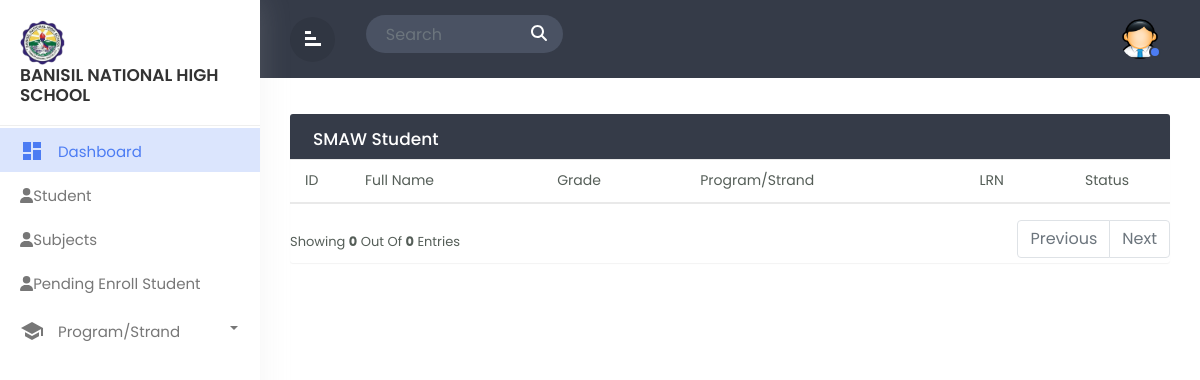
/admin_SMAW.php, run on an earlier commit of the app's database.
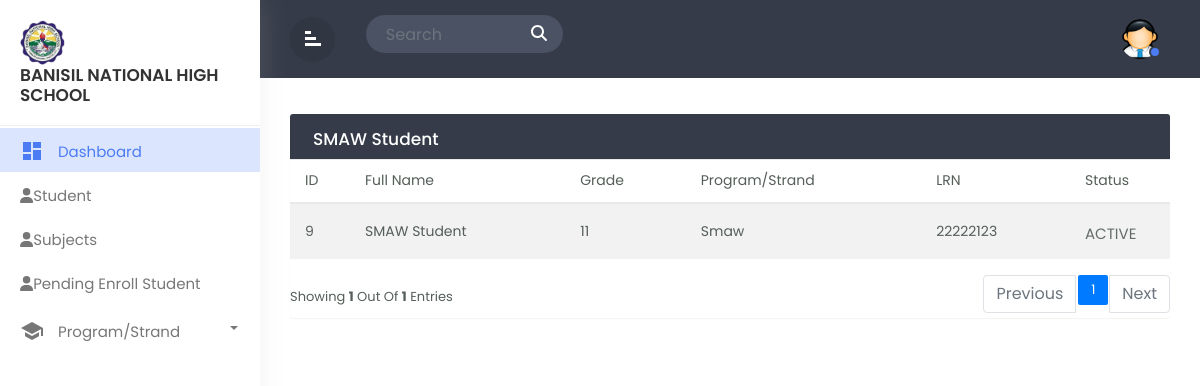
And on a later commit of the database.
### tables this page shows
CREATE TABLE `tbl_userinfo` (
  `user_id` int(11) NOT NULL,
  `firstname` varchar(244) NOT NULL,
  `middlename` varchar(244) NOT NULL,
  `lastname` varchar(244) NOT NULL,
  `suffix` varchar(244) NOT NULL,
  `gender` varchar(244) NOT NULL,
  `birthday` date NOT NULL,
  `age` int(11) NOT NULL
);

CREATE TABLE `tbl_enrollment` (
  `enrollment_id` int(11) NOT NULL,
  `userinfo_id` int(11) NOT NULL,
  `admit_type` varchar(244) NOT NULL,
  `grade` varchar(244) NOT NULL,
  `program` varchar(244) NOT NULL,
  `term` varchar(244) NOT NULL,
  `lrn` int(11) NOT NULL,
  `lsa` varchar(244) NOT NULL
);

### admin_SMAW.php (the view, shortened to what the changed rows need)
<!doctype html>
<html lang="en">
  <head>
        <link rel="stylesheet" href="css/bootstrap.min.css">
        <link rel="stylesheet" href="css/custom.css">
  </head>
  <body>
<div class="wrapper">
		<div id="content">
		   <div class="main-content">
			  <div class="row">
				<div class="col-md-12">
				<div class="table-wrapper">
    <div class="table-title">
      <div class="row">
        <div class="col-sm-6 p-0 d-flex justify-content-lg-start justify-content-center">
          <h2 class="ml-lg-2">SMAW Student</h2>
        </div>
      </div>
    </div>
    <?php
    include 'dbcon.php';
    $limit = 5;
    $page = isset($_GET['page']) ? $_GET['page'] : 1;
    $sqlCount = "SELECT COUNT(*) AS total FROM tbl_userinfo
              JOIN tbl_user_level ON tbl_user_level.user_level_id = tbl_userinfo.user_id
              JOIN tbl_enrollment ON tbl_enrollment.userinfo_id = tbl_userinfo.user_id
              WHERE tbl_user_level.level = 'STUDENT' AND tbl_enrollment.program = 'SMAW'";
    $resultCount = mysqli_query($conn, $sqlCount);
    $rowCount = mysqli_fetch_assoc($resultCount)['total'];
    $totalPages = ceil($rowCount / $limit);
    $offset = ($page - 1) * $limit;
    $sql = "SELECT tbl_userinfo.user_id, tbl_userinfo.firstname, tbl_userinfo.middlename, tbl_userinfo.lastname, tbl_userinfo.suffix, tbl_enrollment.userinfo_id, tbl_enrollment.admit_type, tbl_enrollment.grade, tbl_enrollment.program, tbl_enrollment.term, tbl_enrollment.lrn, tbl_enrollment.lsa, tbl_user_status.status, tbl_user_level.level
            FROM tbl_userinfo
            JOIN tbl_enrollment ON tbl_userinfo.user_id = tbl_enrollment.userinfo_id
            JOIN tbl_user_status ON tbl_userinfo.user_id = tbl_user_status.userinfo_id
            JOIN tbl_user_level ON tbl_userinfo.user_id = tbl_user_level.userinfo_id
            WHERE tbl_user_level.level = 'STUDENT' AND tbl_enrollment.program = 'SMAW' AND tbl_user_status.status = '1'
            LIMIT $limit OFFSET $offset";
    $result = mysqli_query($conn, $sql);
    ?>
<table class="table table-striped table-hover" id="smaw_table">
  <thead>
    <tr>
      <th>ID</th>
      <th>Full Name</th>
      <th>Grade</th>
      <th>Program/Strand</th>
      <th>LRN</th>
      <th>Status</th>
    </tr>
  </thead>
  <tbody>
    <?php foreach ($result as $row): ?>
      <tr>
        <td><?php echo $row['user_id'] ?></td>
        <td><?php echo $row['firstname'] . ' ' . $row['lastname']; ?></td>
        <td><?php echo $row['grade']; ?></td>
        <td><?php echo $row['program']; ?></td>
        <td><?php echo $row['lrn'] ?></td>
        <td>
        <?php
            if($row['status'] == 1){
              echo '<span class="active">ACTIVE</span>';
            } else {
              echo '<span class="inactive">INACTIVE</span>';
            }
        ?>
        </td>
      </tr>
    <?php endforeach; ?>
  </tbody>
</table>
<div class="clearfix">
<div class="hint-text">Showing <b><?php echo mysqli_num_rows($result) ?></b> out of <b><?php echo mysqli_num_rows($result) ?></b> entries</div>
  <ul class="pagination">
    <?php for ($i = 1; $i <= $totalPages; $i++): ?>
      <li class="page-item <?php if ($i == $page) echo 'active' ?>">
        <a href="?page=<?php echo $i ?>" class="page-link"><?php echo $i ?></a>
      </li>
    <?php endfor; ?>
  </ul>
</div>
</div>
			  </div>
		</div>
</div>
</div>
  </body>
  </html>

What changed in the data, as far as the page shows it:
added tbl_userinfo: user_id "9", firstname "SMAW", lastname "Student", tbl_enrollment.grade "11", tbl_enrollment.program "Smaw", tbl_enrollment.lrn "22222123"
Also different on the page:
mysqli_num_rows($result): "0" → "1"
new list line: "1"
